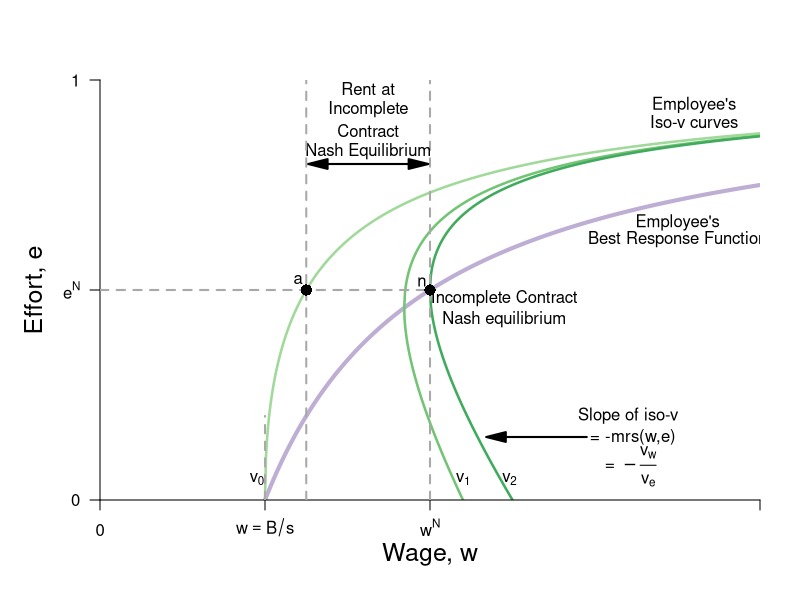

Here is the R script that generated this plot:
require(shape)
pdf(file = "employment/employment_brf_rent.pdf", width = 9, height = 7)

#Set parameters for graphics
axislabelsize <- 1.5
labelsize <- 1.1
graphlinewidth <- 2.5
segmentlinewidth <- 2

#The equation is below when v = 0. See Wolfram Alpha output. 
isov <- function(w, delta = 5) {
}

isovhigh1 <- function(w, delta = 5, v = 5){
  (sqrt(w^2 - 4 * delta * v) - w + 2*v)/( 2 * v )
}

isovlow1 <- function(w, delta = 5, v = 5){
  (-sqrt(w^2 - 4 * delta * v) - w + 2*v)/( 2 * v )
}

isovhigh2 <- function(w, delta = 5, v = 15){
  (sqrt(w^2 - 4 * delta * v) - w + 2*v)/( 2 * v )
}

isovlow2 <- function(w, delta = 5, v = 15){
  (-sqrt(w^2 - 4 * delta * v) - w + 2*v)/( 2 * v )
}

isovhigh3 <- function(w, delta = 5, v = 20){
  (sqrt(w^2 - 4 * delta * v) - w + 2*v)/( 2 * v )
}

isovlow3 <- function(w, delta = 5, v = 20){
  (-sqrt(w^2 - 4 * delta * v) - w + 2*v)/( 2 * v )
}

brfFn <- function(w, delta = 5) {
  1 - (2*delta) /w
}

#This is evaluated for p = 12; q = 12/(8*sqrt(12^2 - 4*delta1*v1)) - 1/8 for the slope
#At p = 12; q = (-sqrt(12^2 - 4*v1*delta1) - 12 + 2*v1)/(2*v1) = 0.799
tangencyLine <- function(w){
  (w*(0.05))
}



COL <- c("#f7fcf5", "#e5f5e0", "#c7e9c0", "#a1d99b", "#74c476", "#41ab5d", "#238b45", "#005a32")
par(mar =  c(5, 5, 4, 2))
xlims <- c(0, 40)
ylims <- c(0, 1)

plot(0, 0, xlim = xlims, ylim = ylims, type = "n",
     xlab = expression(paste("Wage, ", w)),
     ylab = expression(paste("Effort, ", e)),
     xaxt = "n", 
     yaxt = "n", 
     cex.lab = axislabelsize, 
     line = 2.5,
     bty = "n", 
     xaxs="i", 
     yaxs="i")


npts <- 500 
npts2 <- 501
#Specify the sequences of points for graphing. 
xx0 <- seq(5, xlims[2], length.out = npts)
xx1 <- seq(10, xlims[2], length.out = npts)
xx2 <- seq(5, 15, length.out = npts)
xx3 <- seq(10, xlims[2], length.out = npts2)
xx4 <- seq(xlims[1], 10, length.out = npts2)
#For below, I solved sqrt(p^2 - 200) - p + 200/p = 0, getting p = 10*sqrt(2) = 14.14214
xx5 <- seq( 18.43909, xlims[2], length.out = npts2)
xx6 <- seq( 18.43909, 25, length.out = npts2)
xx7 <- seq(20, xlims[2], length.out = npts2)
xx8 <- seq(xlims[1], 25, length.out = npts2)

#Draw the lines for the graphs
#lines(xx0, isov(xx0, delta = 5), col = COL[3], lwd = graphlinewidth)
lines(xx1, brfFn(xx1), col = "#beaed4", lwd = 4)
#lines(xx2, tangencyLine(xx2), col = "darkgrey", lwd = 3, lty = 2)
lines(xx3, isovhigh1(xx3, v = 5, delta = 5), col = COL[4], lwd = graphlinewidth)
lines(xx4, isovlow1(xx4, v = 5, delta = 5), col = COL[4], lwd = graphlinewidth)
lines(xx5, isovhigh2(xx5, v = 17, delta = 5), col = COL[5], lwd = graphlinewidth)
lines(xx6, isovlow2(xx6, v = 17, delta = 5), col = COL[5], lwd = graphlinewidth)
lines(xx7, isovhigh3(xx7, v = 20, delta = 5), col = COL[6], lwd = graphlinewidth)
lines(xx8, isovlow3(xx8, v = 20, delta = 5), col = COL[6], lwd = graphlinewidth)

#Customize ticks and labels for the plot
ticksy <- c(0, 0.5, 1)
#ylabels <- c(0, expression(paste(frac(1,2))), 1)
ylabels <- c(0, expression(paste(e^N)), 1)
ticksx <- c(0, 10, 20, 40)
xlabels <- c(0, expression(paste(w == B/s)), expression(paste(w^N)) , NA)
axis(1, at = ticksx, pos = 0, labels = xlabels)
axis(2, at = ticksy, pos = 0, labels = ylabels, las = 1)

#Annotation of the three graphs and the NE
#text(5, 0.3, expression(paste("Iso-profit: ", frac(q, p) ," = ", frac(1, 8*delta))))
#text(35, 0.62, expression(paste("BRF: q = ", 1 - frac(2*delta, p))))
#text(3.9, 0.05, expression(paste(v[0],  " = z")))
text(9.5, 0.05, expression(paste(v[0])))
text(22, 0.05, expression(paste(v[1])))
text(24.8, 0.05, expression(paste(v[2])))
text(35, 0.66, expression(paste("Employee's")))
text(35, 0.62, expression(paste("Best Response Function")))
#text(35, 0.58, expression(paste(e(Delta, a))))
text(36, 0.94, expression(paste("Employee's")))
text(36, 0.9, expression(paste("Iso-v curves")))


#Lines for the coordinates of the Nash equilbrium
#segments(5, 0, 5, 1, lty = 2, col = "darkgray", lwd = 3)
segments(10, 0, 10, 0.2, lty = 2, col = "darkgray", lwd = 2)
segments(20, 0, 20, ylims[2], lty = 2, col = "darkgray", lwd = 2)
segments(0, 0.5, 20, 0.5, lty = 2, col = "darkgray", lwd = 2)
#segments(14.14214, 0.15, 14.14214, 0.45, lty = 2, col = "darkgray", lwd = 3)
text(19.5, 0.52, expression(n))
text(24.5, 0.48, expression(paste("Incomplete Contract")))
text(24.5, 0.43, expression(paste("Nash equilibrium")))

#Arrows and rent label
Arrows(15, 0.8, 19.3, 0.8,  col = "black", lty = 1, lwd = 2, arr.type = "triangle")
Arrows(15, 0.8, 13.2, 0.8,  col = "black", lty = 1, lwd = 2, arr.type = "triangle")
text(16.25, 0.98, expression(paste("Rent at")))
text(16.25, 0.93, expression(paste("Incomplete")))
text(16.25, 0.88, expression(paste("Contract")))
text(16.25, 0.83, expression(paste("Nash Equilibrium")))

#Arrows and slope of iso-v label
Arrows(29.5, 0.15, 24, 0.15,  col = "black", lty = 1, lwd = 2, arr.type = "triangle")
text(32, 0.2, expression(paste("Slope of iso-v")))
text(32.3, 0.15, expression(paste(" = -mrs(w,e) ")))
text(32, 0.08, expression(paste(" = " -frac(v[w], v[e]))))



#Add a point for the NE
points(20, 0.5, pch = 16, col = "black", cex = 1.5)

segments(12.5, 0, 12.5, ylims[2], lty = 2, col = "darkgray", lwd = 2)
#segments(0, brfFn(w = 18.4), 18.4, brfFn(w = 18.4), lty = 2, col = "darkgray", lwd = 2)
points(12.5, isovhigh1(w = 12.5), pch = 16, col = "black", cex = 1.5)
text(12.5 - 0.5, isovhigh1(w = 12.5) + 0.025, expression(a))

#Add a point for b & complete contract NE label
#points(10, 0.5, pch = 16, col = "black", cex = 1.5)
#text(10.5, 0.47, expression(b))
# text(5, 0.58, expression(paste("Complete Contract")))
# text(5, 0.53, expression(paste("Nash equilibrium")))

#Add a point for c
#Figure out q for p = 14.14214: q = 1 - 2delta/p = 1 - (2*5)/14.14214 =  0.2928934
#points(20, 0.1839422, pch = 16, col = "black", cex = 1.5)
#text(20.8, 0.1839422, expression(c))

#points(22, isovhigh3(22, v = 20, delta = 5), pch = 16, col = "black", cex = 1.5)
#text(22 + 0.5, isovhigh3(22, v = 20, delta = 5) - 0.02, expression(f))
#points(22, isovlow3(22, v = 20, delta = 5), pch = 16, col = "black", cex = 1.5)
#text(22 + 0.5, isovlow3(22, v = 20, delta = 5) + 0.02, expression(b))

#Add a point for f. referred to in the text
#points(12, 0.82, pch = 16, col = "black", cex = 1.2)
#text(12, 0.85, expression(paste("NE")))

#Arrow to Pareto-improving Lens
#Arrows(20, 0.8, 23.8, 0.68, col = "black", lty = 1, lwd = 3)
#text(20, 0.82, expression(paste("Pareto-Improving Lens")))

dev.off()
